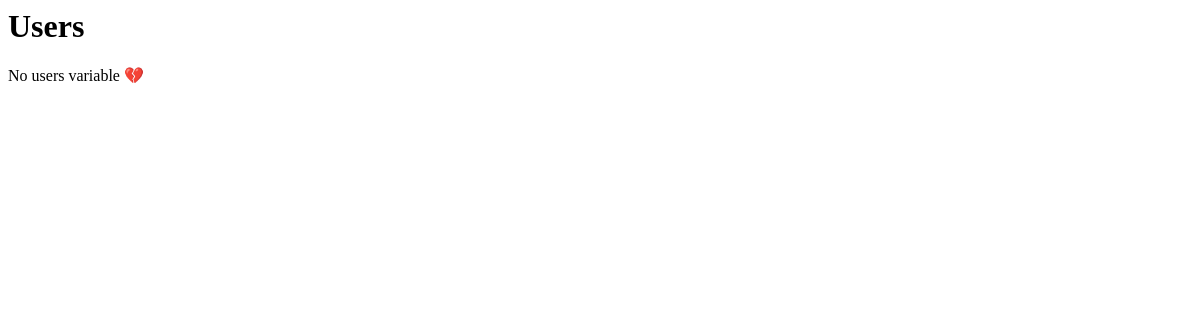
The page /app_three/ on the database as committed earlier.
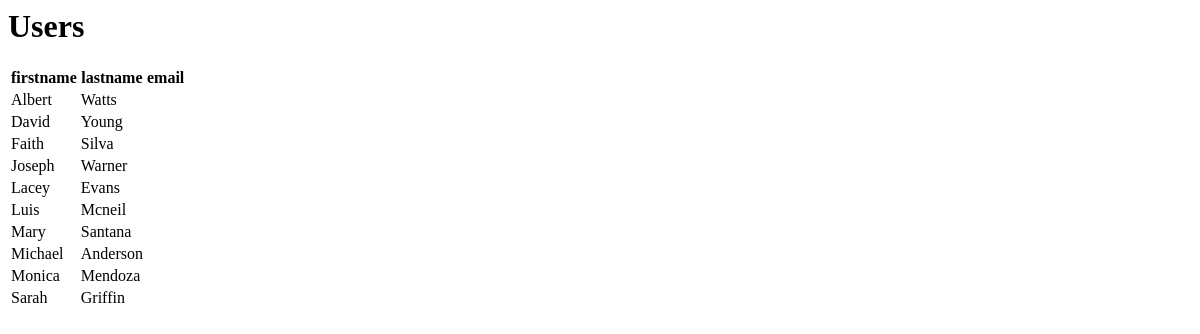
The same page on the database as committed later.
### AppThree/models.py (models this page shows, shortened)
class User(models.Model):
  firstname = models.CharField(max_length=26)
  lastname = models.CharField(max_length=26)
  email = models.EmailField(max_length=64)

### AppThree/views.py (the view)
# urls.py: path('', views.index, name="index")
def index(request):
  users = User.objects.order_by("firstname")
  users_dict = {
    'users': users
  }
  return render(request, 'AppThree/index.html', context=users_dict)

### templates/AppThree/index.html (shortened to what this page needs)
<DOCTYPE html>
<html lang="en">
<head>
</head>
<body>
  <h1>Users</h1>
  {% if users %}
    <table>
      <thead>
        <th>
          firstname
        </th>
        <th>
          lastname
        </th>
        <th>
          email
        </th>
      </thead>
      <tbody>
        {% for user in users %}
          <tr>
            <td>
              {{ user.firstname }}
            </td>
            <td>
              {{ user.lastname }}
            </td>
            <td>
            </td>
          </tr>
        {% endfor %}
      </tbody>
    </table>
  {% else %}
    <p>No users variable 💔</p>
  {% endif %}
</body>
</html>

Rows that differ between the two databases and show on the page:
added User: firstname "Albert", lastname "Watts"
added User: firstname "David", lastname "Young"
added User: firstname "Faith", lastname "Silva"
added User: firstname "Joseph", lastname "Warner"
added User: firstname "Lacey", lastname "Evans"
added User: firstname "Luis", lastname "Mcneil"
added User: firstname "Mary", lastname "Santana"
added User: firstname "Michael", lastname "Anderson"
added User: firstname "Monica", lastname "Mendoza"
added User: firstname "Sarah", lastname "Griffin"
Other text that changed with them:
text no longer shown: "No users variable 💔"
text now shown: "firstname lastname email"
